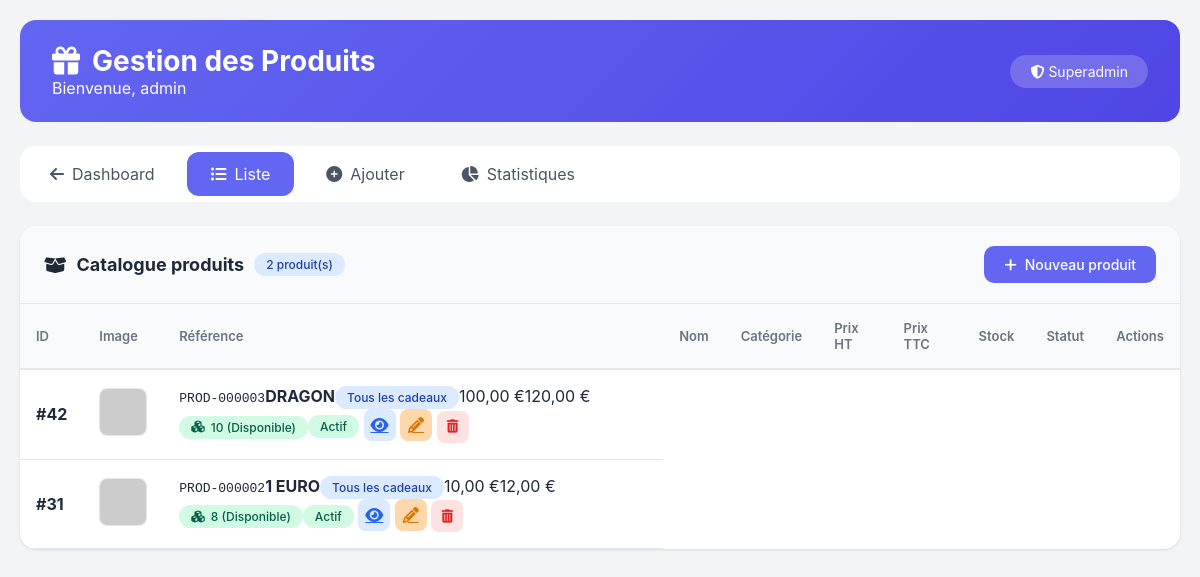
/admin_produits.php (signed in), run on an earlier commit of the app's database.
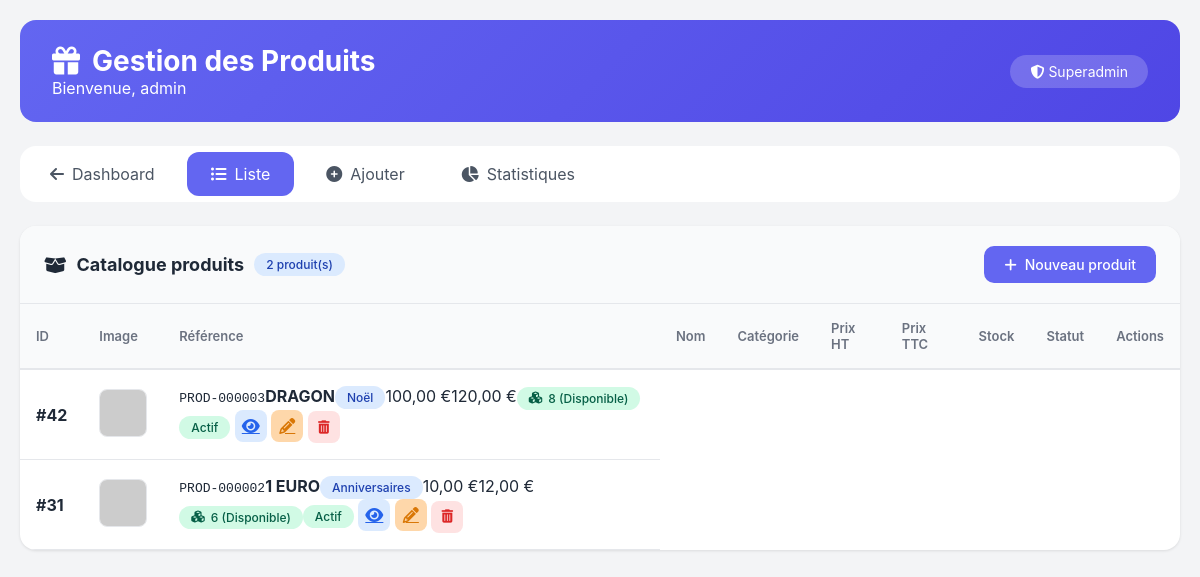
And on a later commit of the database.
### tables this page shows
CREATE TABLE `produits` (
  `id_produit` int NOT NULL,
  `reference` varchar(50) NOT NULL,
  `nom` varchar(255) NOT NULL,
  `slug` varchar(255) NOT NULL,
  `description` text,
  `description_courte` text,
  `prix_ht` decimal(10,2) NOT NULL,
  `tva` decimal(4,2) DEFAULT '20.00',
  `prix_ttc` decimal(10,2) GENERATED ALWAYS AS ((`prix_ht` * (1 + (`tva` / 100)))) STORED,
  `quantite_stock` int DEFAULT '0',
  `seuil_alerte` int DEFAULT '10',
  `id_categorie` int NOT NULL,
  `marque` varchar(100) DEFAULT NULL,
  `poids` decimal(6,2) DEFAULT NULL COMMENT 'en grammes',
  `dimensions` varchar(50) DEFAULT NULL COMMENT 'LxHxP en cm',
  `materiau` varchar(100) DEFAULT NULL,
  `couleur` varchar(50) DEFAULT NULL,
  `made_in` varchar(50) DEFAULT NULL,
  `personnalisable` tinyint(1) DEFAULT '0',
  `ecologique` tinyint(1) DEFAULT '0',
  `made_in_france` tinyint(1) DEFAULT '0',
  `artisanal` tinyint(1) DEFAULT '0',
  `exclusif` tinyint(1) DEFAULT '0',
  `note_moyenne` decimal(3,2) DEFAULT '0.00',
  `nombre_avis` int DEFAULT '0',
  `vues` int DEFAULT '0',
  `ventes` int DEFAULT '0',
  `statut` enum('actif','inactif','rupture','bientot') DEFAULT 'actif',
  `date_creation` datetime DEFAULT CURRENT_TIMESTAMP,
  `date_modification` datetime DEFAULT NULL ON UPDATE CURRENT_TIMESTAMP
);

CREATE TABLE `categories` (
  `id_categorie` int NOT NULL,
  `nom` varchar(100) NOT NULL,
  `slug` varchar(100) NOT NULL,
  `description` text,
  `parent_id` int DEFAULT NULL,
  `image` varchar(255) DEFAULT NULL,
  `ordre` int DEFAULT '0',
  `active` tinyint(1) DEFAULT '1',
  `meta_titre` varchar(255) DEFAULT NULL,
  `meta_description` text,
  `date_creation` datetime DEFAULT CURRENT_TIMESTAMP
);

### admin_produits.php (the view, shortened to what the changed rows need)
<?php
require_once 'admin_protection.php';
$host = 'localhost';
$dbname = 'heureducadeau';
$username_db = 'Philippe';
$password_db = 'l@99339R';
try {
    $pdo = new PDO("mysql:host=$host;dbname=$dbname;charset=utf8mb4", $username_db, $password_db);
    $pdo->setAttribute(PDO::ATTR_ERRMODE, PDO::ERRMODE_EXCEPTION);
} catch(PDOException $e) {
    die("Erreur connexion: " . $e->getMessage());
}
function getAllProducts($pdo) {
    $sql = "SELECT p.*, c.nom as categorie_nom
            FROM produits p
            LEFT JOIN categories c ON p.id_categorie = c.id_categorie
            ORDER BY p.id_produit DESC";
    $stmt = $pdo->prepare($sql);
    $stmt->execute();
    $products = $stmt->fetchAll(PDO::FETCH_ASSOC);
    $productIds = array_column($products, 'id_produit');
    if (!empty($productIds)) {
        $placeholders = implode(',', array_fill(0, count($productIds), '?'));
        $stmtImg = $pdo->prepare("
            SELECT id_produit, url_image
            FROM images_produits
            WHERE id_produit IN ($placeholders) AND principale = 1
            ORDER BY id_produit, ordre ASC
        ");
        $stmtImg->execute($productIds);
        $images = [];
        while ($img = $stmtImg->fetch()) {
            if (!isset($images[$img['id_produit']])) {
                $images[$img['id_produit']] = $img['url_image'];
            }
        }
        foreach ($products as &$product) {
            $product['image_url'] = $images[$product['id_produit']] ?? 'https://via.placeholder.com/48x48?text=No+Image';
        }
    } else {
        foreach ($products as &$product) {
            $product['image_url'] = 'https://via.placeholder.com/48x48?text=No+Image';
        }
    }
    return $products;
}
$action = $_GET['action'] ?? 'list';
$admin_role = $_SESSION['admin_role'] ?? 'Non défini';
?>
<!DOCTYPE html>
<html lang="fr">
<head>
    <link rel="stylesheet" href="https://cdnjs.cloudflare.com/ajax/libs/font-awesome/6.4.0/css/all.min.css">
</head>
<body>
    <div class="container">
        <div class="header">
            <div>
                <h1><i class="fas fa-gift"></i> Gestion des Produits</h1>
            </div>
            <div class="role-badge"><i class="fas fa-shield-alt"></i> <?= ucfirst($admin_role) ?></div>
        </div>
        <div class="nav-tabs">
            <a href="dashboard.php"><i class="fas fa-arrow-left"></i> Dashboard</a>
            <a href="admin_produits.php?action=list" class="<?= $action == 'list' ? 'active' : '' ?>"><i class="fas fa-list-ul"></i> Liste</a>
            <a href="admin_produits.php?action=add" class="<?= $action == 'add' ? 'active' : '' ?>"><i class="fas fa-plus-circle"></i> Ajouter</a>
            <a href="admin_produits.php?action=stats" class="<?= $action == 'stats' ? 'active' : '' ?>"><i class="fas fa-chart-pie"></i> Statistiques</a>
        </div>
        <?php if ($action == 'list'): ?>
            <?php $products = getAllProducts($pdo); ?>
            <div class="card">
                <div class="card-header">
                    <h3><i class="fas fa-box-open"></i> Catalogue produits <span class="badge badge-info"><?= count($products) ?> produit(s)</span></h3>
                    <a href="admin_produits.php?action=add" class="btn btn-primary"><i class="fas fa-plus"></i> Nouveau produit</a>
                </div>
                <?php if (!empty($products)): ?>
                    <div class="table-wrapper">
                        <table class="table">
                            <thead>
                                <tr><th>ID</th><th>Image</th><th>Référence</th><th>Nom</th><th>Catégorie</th><th>Prix HT</th><th>Prix TTC</th><th>Stock</th><th>Statut</th><th>Actions</th></tr>
                            </thead>
                            <tbody>
                                <?php foreach ($products as $p):
                                    $img = !empty($p['image_url']) ? $p['image_url'] : 'https://via.placeholder.com/48x48?text=No+Image';
                                    $ttc = $p['prix_ht'] * (1 + $p['tva']/100);
                                    $stockClass = $p['quantite_stock'] == 0 ? 'badge-danger' : ($p['quantite_stock'] <= $p['seuil_alerte'] ? 'badge-warning' : 'badge-success');
                                    $stockText = $p['quantite_stock'] == 0 ? 'Rupture' : ($p['quantite_stock'] <= $p['seuil_alerte'] ? 'Faible' : 'Disponible');
                                    $statusClass = $p['statut'] == 'actif' ? 'badge-success' : 'badge-gray';
                                ?>
                                <tr>
                                    <td><strong>#<?= $p['id_produit'] ?></strong></td>
                                    <td><img src="<?= htmlspecialchars($img) ?>" class="product-image" onerror="this.src='https://via.placeholder.com/48x48?text=Error'"></td>
                                    <td><code><?= htmlspecialchars($p['reference']) ?></code></div
                                    <td><strong><?= htmlspecialchars($p['nom']) ?></strong></div
                                    <td><span class="badge badge-info"><?= htmlspecialchars($p['categorie_nom'] ?? '-') ?></span></div
                                    <td><?= number_format($p['prix_ht'], 2, ',', ' ') ?> €</div
                                    <td><?= number_format($ttc, 2, ',', ' ') ?> €</div
                                    <td><span class="badge <?= $stockClass ?>"><i class="fas fa-cubes"></i> <?= $p['quantite_stock'] ?> (<?= $stockText ?>)</span></div
                                    <td><span class="badge <?= $statusClass ?>"><?= ucfirst($p['statut']) ?></span></div
                                        <a href="admin_produits.php?action=view&id=<?= $p['id_produit'] ?>" class="btn-icon btn-icon-view" title="Voir"><i class="fas fa-eye"></i></a>
                                        <a href="admin_produits.php?action=edit&id=<?= $p['id_produit'] ?>" class="btn-icon btn-icon-edit" title="Modifier"><i class="fas fa-pencil-alt"></i></a>
                                        <button onclick="confirmDelete(<?= $p['id_produit'] ?>, '<?= addslashes($p['nom']) ?>')" class="btn-icon btn-icon-delete" title="Supprimer"><i class="fas fa-trash-alt"></i></button>
                                <?php endforeach; ?>
                <?php else: ?>
                    <div class="empty-state"><i class="fas fa-box-open"></i><h3>Aucun produit trouvé</h3><p>Commencez par ajouter votre premier produit</p><a href="admin_produits.php?action=add" class="btn btn-primary"><i class="fas fa-plus"></i> Ajouter un produit</a></div>
                <?php endif; ?>
        <?php endif; ?>
</body>
</html>

What changed in the data, as far as the page shows it:
changed produits "DRAGON": id_categorie.nom "Tous les cadeaux" → "Noël"; quantite_stock "10" → "8"
changed produits "1 EURO": id_categorie.nom "Tous les cadeaux" → "Anniversaires"; quantite_stock "8" → "6"
